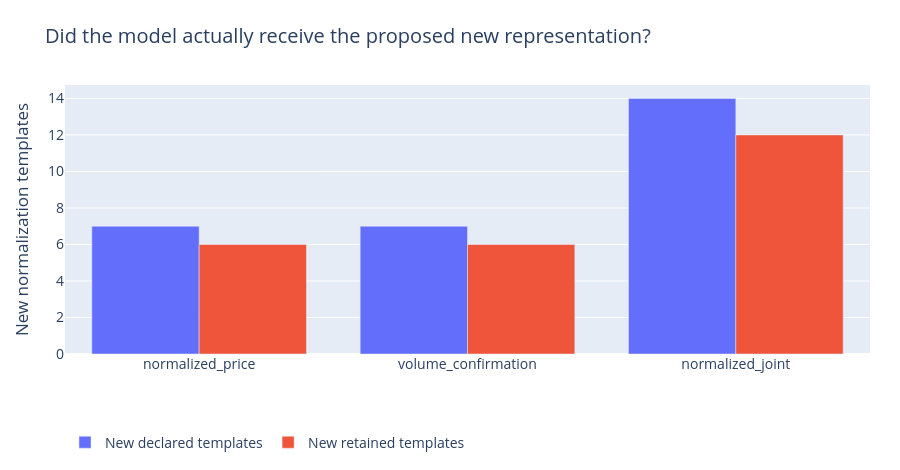

Here is the notebook cell this chart was saved with:
### Markdown cell above
## 6. Admission of the new feature families

### Code cell
figures[5][1].show(renderer='plotly_mimetype')

### Figure 1 — Plotly figure (JSON) as saved in the notebook; plotly's stock layout.template omitted (floating-point values rounded to 4 significant figures)
{"data": [{"name": "New declared templates", "type": "bar", "x": ["normalized_price", "volume_confirmation", "normalized_joint"], "y": [7, 7, 14]}, {"name": "New retained templates", "type": "bar", "x": ["normalized_price", "volume_confirmation", "normalized_joint"], "y": [6, 6, 12]}], "layout": {"barmode": "group", "font": {"size": 14}, "height": 470, "legend": {"orientation": "h", "y": -0.27}, "margin": {"b": 100, "l": 65, "r": 30, "t": 85}, "title": {"text": "Did the model actually receive the proposed new representation?"}, "yaxis": {"title": {"text": "New normalization templates"}}}}
